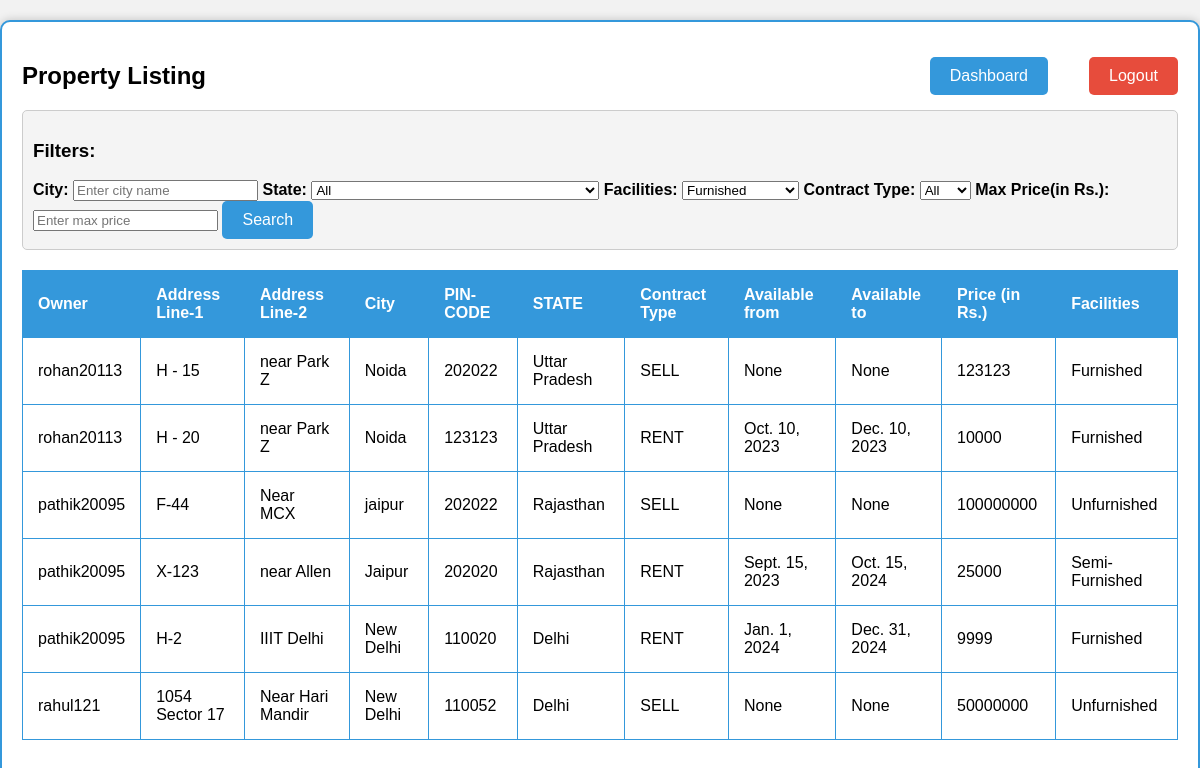
The page /search_properties/ on the database its author committed.
### project_app/models.py (models this page shows, shortened)
class Property(models.Model):
    owner = models.CharField(max_length=30,  null= False, blank=False, default = None)
    address_line_1 = models.CharField(max_length=30,  null= False, blank=False, default = None)
    address_line_2 = models.CharField(max_length=30,  null= False, blank=True, default = '')
    state = models.CharField(max_length=30,  null= False, blank=False, default = None)
    city = models.CharField(max_length=30,  null= False, blank=False, default = None)
    pincode = models.CharField(max_length=6,  null= False, blank=False, default = None)
    type = models.CharField(max_length=4,  null= False, blank=False, default = None)
    starting_date = models.DateField(null = True, blank = True, default= None)
    ending_date = models.DateField(null = True, blank = True, default= None)
    price = models.DecimalField(decimal_places=0, max_digits=12, null = True, blank = True, default= 0)
    facilities = models.CharField(max_length=20,  null= False, blank=False, default = None)

### project_app/views.py (the view)
# urls.py: path("search_properties/", views.search_properties, name="search_properties_page"),
def search_properties(request):
    username = request.session.get('username')
    if(request.method == 'POST'):
        pass
    else:
        my_properties_list = []
        properties = list(Property.objects.values())
        for i in range(len(properties)):
            if(properties[i]['owner'] !=username):
                my_properties_list.append(properties[i])
        return render(request, 'search_properties.html', {'properties':my_properties_list})

### project_app/templates/search_properties.html (shortened to what this page needs)
<!DOCTYPE html>
<html>
<head>
</head>
<body>
    <div class="container">
        <h2>Property Listing</h2>
        <a class="dashboard-button" href="/dashboard">Dashboard</a>
        <a class="logout-button" href="/">Logout</a>
        <div class="filter-container">
            <h3>Filters:</h3>
            <label class="filter-label" for="filter-city">City:</label>
            <input type="text" id="filter-city" placeholder="Enter city name">
            <label class="filter-label" for="filter-state">State:</label>
            <select id="filter-state">
                <option value="">All</option>
            </select>
            <label class="filter-label" for="filter-facilities">Facilities:</label>
            <select id="filter-facilities">
                <option value="Furnished">Furnished</option>
            </select>
            <label class="filter-label" for="filter-type">Contract Type:</label>
            <select id="filter-type">
                <option value="">All</option>
            </select>
            <label class="filter-label" for="filter-price">Max Price(in Rs.):</label>
            <input type="number" id="filter-price" placeholder="Enter max price">
            <button type="button" class="search-button" id="search-button">Search</button>
        </div>
        <div class="scroll-container">
            <table>
                <thead>
                    <tr>
                        <th>Owner</th>
                        <th>Address Line-1</th>
                        <th>Address Line-2</th>
                        <th>City</th>
                        <th>PIN-CODE</th>
                        <th>STATE</th>
                        <th>Contract Type</th>
                        <th>Available from</th>
                        <th>Available to</th>
                        <th>Price (in Rs.)</th>
                        <th>Facilities</th>
                    </tr>
                </thead>
                <tbody>
                    {% for property in properties %}
                    <tr>
                        <td>{{ property.owner }}</td>
                        <td>{{ property.address_line_1 }}</td>
                        <td>{{ property.address_line_2 }}</td>
                        <td>{{ property.city }}</td>
                        <td>{{ property.pincode }}</td>
                        <td>{{ property.state }}</td>
                        <td>{{ property.type }}</td>
                        <td>{{ property.starting_date }}</td>
                        <td>{{ property.ending_date }}</td>
                        <td>{{ property.price }}</td>
                        <td>{{ property.facilities }}</td>
                    </tr>
                    {% endfor %}
                </tbody>
            </table>
        </div>
    </div>
</body>
</html>

### project_app/templates/search_properties.html (style rules this page uses)
html, body { height: 100%; font-family: Arial, sans-serif; background-color: #f2f2f2; margin: 0; padding: 0; }
.container { max-width: 1400px; margin: 20px auto; padding: 20px; border: 2px solid #3498db; background-color: #fff; box-shadow: 0px 0px 10px rgba(0, 0, 0, 0.2); border-radius: 10px; height: 100%; position: relative; }
.scroll-container { max-height: calc(100% - 120px); overflow-x: auto; overflow-y: auto; }
table { width: 100%; border-collapse: collapse; margin-top: 20px; }
table, th, td { border: 1px solid #3498db; }
th, td { padding: 15px; text-align: left; }
th { background-color: #3498db; color: #fff; }
.logout-button { position: absolute; top: 35px; right: 20px; background-color: #e74c3c; color: #fff; border: none; padding: 10px 20px; font-size: 16px; border-radius: 5px; cursor: pointer; text-decoration: none; }
.dashboard-button { position: absolute; top: 35px; right: 150px; background-color: #3498db; color: #fff; border: none; padding: 10px 20px; font-size: 16px; border-radius: 5px; cursor: pointer; text-decoration: none; }
.filter-container { margin-top: 20px; padding: 10px; border: 1px solid #ccc; background-color: #f4f4f4; border-radius: 5px; }
.filter-label { font-weight: bold; }
.search-button { background-color: #3498db; color: #fff; border: none; padding: 10px 20px; font-size: 16px; border-radius: 5px; cursor: pointer; }

### rows shown on the page
Property: owner "rohan20113", address_line_1 "H - 15", address_line_2 "near Park Z", city "Noida", pincode "202022", state "Uttar Pradesh", type "SELL", starting_date "None", ending_date "None", price "123123", facilities "Furnished"
Property: owner "rohan20113", address_line_1 "H - 20", address_line_2 "near Park Z", city "Noida", pincode "123123", state "Uttar Pradesh", type "RENT", starting_date "Oct. 10, 2023", ending_date "Dec. 10, 2023", price "10000", facilities "Furnished"
Property: owner "pathik20095", address_line_1 "F-44", address_line_2 "Near MCX", city "jaipur", pincode "202022", state "Rajasthan", type "SELL", starting_date "None", ending_date "None", price "100000000", facilities "Unfurnished"
Property: owner "pathik20095", address_line_1 "X-123", address_line_2 "near Allen", city "Jaipur", pincode "202020", state "Rajasthan", type "RENT", starting_date "Sept. 15, 2023", ending_date "Oct. 15, 2024", price "25000", facilities "Semi-Furnished"
Property: owner "pathik20095", address_line_1 "H-2", address_line_2 "IIIT Delhi", city "New Delhi", pincode "110020", state "Delhi", type "RENT", starting_date "Jan. 1, 2024", ending_date "Dec. 31, 2024", price "9999", facilities "Furnished"
Property: owner "rahul121", address_line_1 "1054 Sector 17", address_line_2 "Near Hari Mandir", city "New Delhi", pincode "110052", state "Delhi", type "SELL", starting_date "None", ending_date "None", price "50000000", facilities "Unfurnished"
